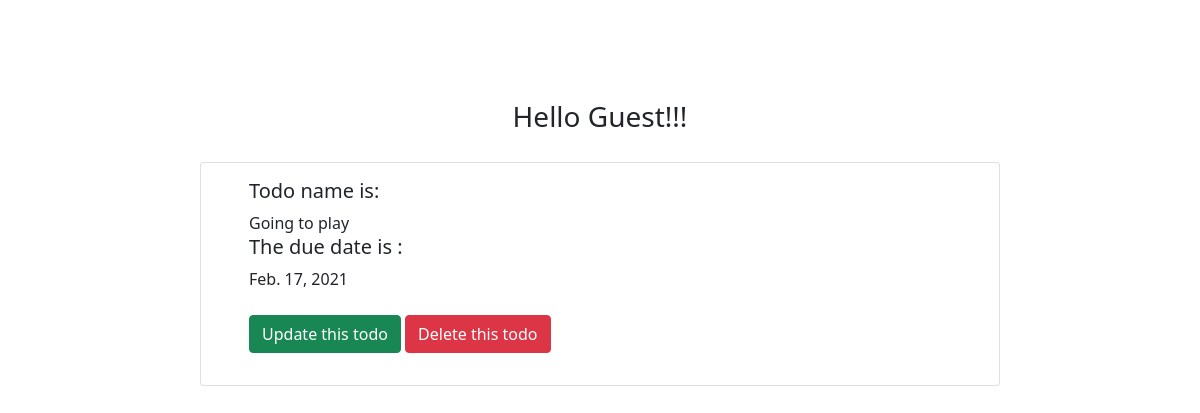
The page /7/ on the database as committed earlier.
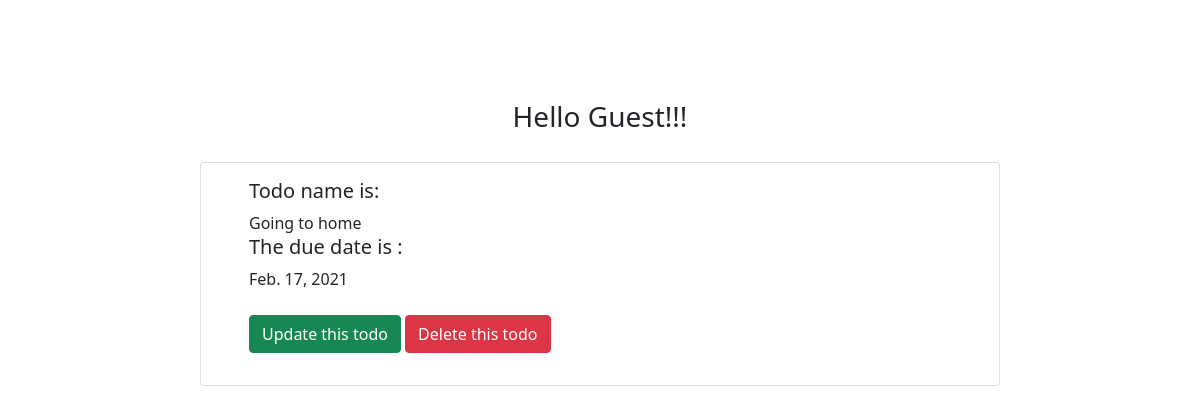
The same page on the database as committed later.
### todo/models.py (models this page shows, shortened)
class Todo(models.Model):
    name     =  models.CharField(max_length = 100)
    due_date =  models.DateField()

### todo/views.py (the view)
# urls.py: path('<id>/', todo_detail),
def todo_detail(request, id=None):
    try:
        todo = Todo.objects.get(id=id)
    except Todo.DoesNotExist:
        return None
    context = {
        "todo": todo
    }
    return render(request,"todo/todo_detail.html", context)

### todo/templates/todo/todo_detail.html (shortened to what this page needs)
{% extends "base.html" %}
{% block content %}
    <div class="detail">
        <h3>
            {% if request.user.is_authenticated %}
            Hello {{request.user.username}}
            {% else %}
            Hello Guest!!!
            {% endif %}
        </h3>
        <div class="card" style="width: 50rem;">
            <div class="card-body">
                <ul>
                 <h5 class="card-title"> Todo name is: </h5> {{ todo.name }}<br/>
                  <h5 class="card-title">The due date is : </h5>  {{ todo.due_date }}<br/><br/>
                    <a href="/{{ todo.id }}/update"class="btn btn-success">Update this todo</a>
                    <a href="/{{ todo.id }}/delete" class="btn btn-danger">Delete this todo</a>
                </ul>
            </div>
        </div>
    </div>
{% endblock %}

Rows that differ between the two databases and show on the page:
changed Todo: name "Going to play" → "Going to home"
